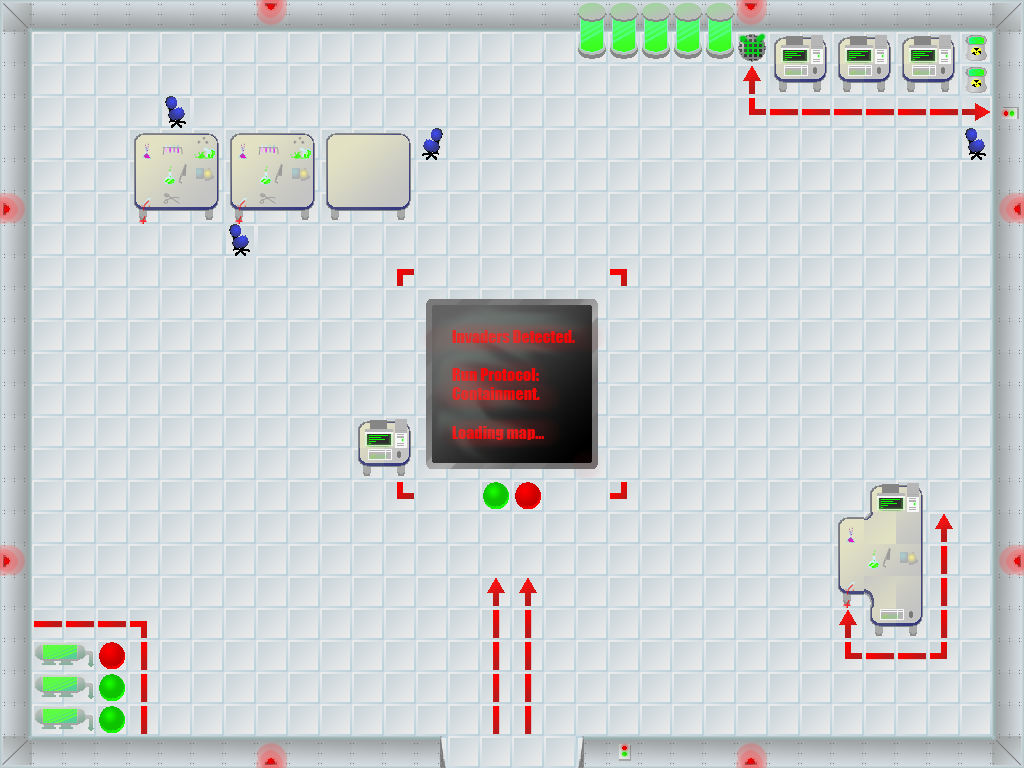

A level layout from a 2D game, rendered from its tile map. Below: a short description, then the map file with tile-grid data replaced by summaries:
An orthogonal 32x24 tile map with 32x32 px tiles, 1 tile layer (Tile Layer 1).

<map version="1.0" orientation="orthogonal" width="32" height="24" tilewidth="32" tileheight="32">
 <tileset firstgid="1" name="tilesheet" tilewidth="32" tileheight="32">
  <image source="../Art/Tiles/tilesheet.png" />
  <tile id="0">
   <properties>
    <property name="impassable" value="1" />
    <property name="impassable" value="1" />
   </properties>
  </tile>
  <tile id="1">
   <properties>
    <property name="impassable" value="1" />
    <property name="impassable" value="1" />
   </properties>
  </tile>
  <tile id="2">
   <properties>
    <property name="impassable" value="1" />
    <property name="impassable" value="1" />
   </properties>
  </tile>
  <tile id="3">
   <properties>
    <property name="impassable" value="1" />
    <property name="impassable" value="1" />
   </properties>
  </tile>
  <tile id="4">
   <properties>
    <property name="impassable" value="1" />
    <property name="impassable" value="1" />
   </properties>
  </tile>
  <tile id="5">
   <properties>
    <property name="impassable" value="1" />
    <property name="impassable" value="1" />
   </properties>
  </tile>
  <tile id="6">
   <properties>
    <property name="impassable" value="1" />
    <property name="impassable" value="1" />
   </properties>
  </tile>
  <tile id="7">
   <properties>
    <property name="impassable" value="1" />
    <property name="impassable" value="1" />
   </properties>
  </tile>
  <tile id="8">
   <properties>
    <property name="impassable" value="1" />
   </properties>
  </tile>
  <tile id="9">
   <properties>
    <property name="impassable" value="1" />
    <property name="impassable" value="1" />
   </properties>
  </tile>
  <tile id="10">
   <properties>
    <property name="impassable" value="1" />
    <property name="impassable" value="1" />
   </properties>
  </tile>
  <tile id="11">
   <properties>
    <property name="impassable" value="1" />
    <property name="impassable" value="1" />
   </properties>
  </tile>
  <tile id="12">
   <properties>
    <property name="impassable" value="1" />
    <property name="impassable" value="1" />
   </properties>
  </tile>
  <tile id="13">
   <properties>
    <property name="impassable" value="1" />
    <property name="impassable" value="1" />
   </properties>
  </tile>
  <tile id="14">
   <properties>
    <property name="impassable" value="1" />
    <property name="impassable" value="1" />
   </properties>
  </tile>
  <tile id="15">
   <properties>
    <property name="impassable" value="1" />
    <property name="impassable" value="1" />
   </properties>
  </tile>
  <tile id="16">
   <properties>
    <property name="impassable" value="1" />
    <property name="impassable" value="1" />
   </properties>
  </tile>
  <tile id="17">
   <properties>
    <property name="impassable" value="1" />
    <property name="impassable" value="1" />
   </properties>
  </tile>
  <tile id="18">
   <properties>
    <property name="impassable" value="1" />
    <property name="impassable" value="1" />
   </properties>
  </tile>
  <tile id="19">
   <properties>
    <property name="impassable" value="1" />
    <property name="impassable" value="1" />
   </properties>
  </tile>
  <tile id="20">
   <properties>
    <property name="impassable" value="1" />
    <property name="impassable" value="1" />
   </properties>
  </tile>
  <tile id="21">
   <properties>
    <property name="impassable" value="1" />
    <property name="impassable" value="1" />
   </properties>
  </tile>
  <tile id="22">
   <properties>
    <property name="impassable" value="1" />
    <property name="impassable" value="1" />
   </properties>
  </tile>
  <tile id="23">
   <properties>
    <property name="impassable" value="1" />
    <property name="impassable" value="1" />
   </properties>
  </tile>
  <tile id="24">
   <properties>
    <property name="impassable" value="1" />
    <property name="impassable" value="1" />
   </properties>
  </tile>
  <tile id="25">
   <properties>
    <property name="impassable" value="1" />
    <property name="impassable" value="1" />
   </properties>
  </tile>
  <tile id="26">
   <properties>
    <property name="impassable" value="1" />
    <property name="impassable" value="1" />
   </properties>
  </tile>
  <tile id="27">
   <properties>
    <property name="impassable" value="1" />
    <property name="impassable" value="1" />
   </properties>
  </tile>
  <tile id="30">
   <properties>
    <property name="impassable" value="1" />
    <property name="impassable" value="1" />
   </properties>
  </tile>
  <tile id="31">
   <properties>
    <property name="impassable" value="1" />
    <property name="impassable" value="1" />
   </properties>
  </tile>
  <tile id="32">
   <properties>
    <property name="impassable" value="1" />
    <property name="impassable" value="1" />
   </properties>
  </tile>
  <tile id="33">
   <properties>
    <property name="impassable" value="1" />
    <property name="impassable" value="1" />
   </properties>
  </tile>
  <tile id="34">
   <properties>
    <property name="impassable" value="1" />
    <property name="impassable" value="1" />
   </properties>
  </tile>
  <tile id="35">
   <properties>
    <property name="impassable" value="1" />
    <property name="impassable" value="1" />
   </properties>
  </tile>
  <tile id="36">
   <properties>
    <property name="impassable" value="1" />
    <property name="impassable" value="1" />
   </properties>
  </tile>
  <tile id="37">
   <properties>
    <property name="impassable" value="1" />
    <property name="impassable" value="1" />
   </properties>
  </tile>
  <tile id="38">
   <properties>
    <property name="impassable" value="1" />
    <property name="impassable" value="1" />
   </properties>
  </tile>
  <tile id="41">
   <properties>
    <property name="damaging" value="1" />
    <property name="damaging" value="1" />
   </properties>
  </tile>
  <tile id="42">
   <properties>
    <property name="damaging" value="1" />
    <property name="damaging" value="1" />
   </properties>
  </tile>
  <tile id="43">
   <properties>
    <property name="damaging" value="1" />
    <property name="damaging" value="1" />
   </properties>
  </tile>
  <tile id="49">
   <properties>
    <property name="impassable" value="1" />
    <property name="impassable" value="1" />
   </properties>
  </tile>
  <tile id="52">
   <properties>
    <property name="damaging" value="1" />
    <property name="damaging" value="1" />
   </properties>
  </tile>
  <tile id="53">
   <properties>
    <property name="damaging" value="1" />
    <property name="damaging" value="1" />
   </properties>
  </tile>
  <tile id="54">
   <properties>
    <property name="damaging" value="1" />
    <property name="damaging" value="1" />
   </properties>
  </tile>
  <tile id="63">
   <properties>
    <property name="damaging" value="1" />
    <property name="damaging" value="1" />
   </properties>
  </tile>
  <tile id="64">
   <properties>
    <property name="damaging" value="1" />
    <property name="damaging" value="1" />
   </properties>
  </tile>
  <tile id="65">
   <properties>
    <property name="damaging" value="1" />
    <property name="damaging" value="1" />
   </properties>
  </tile>
  <tile id="67">
   <properties>
    <property name="impassable" value="1" />
    <property name="impassable" value="1" />
   </properties>
  </tile>
  <tile id="74">
   <properties>
    <property name="damaging" value="" />
    <property name="damaging" value="" />
   </properties>
  </tile>
  <tile id="75">
   <properties>
    <property name="damaging" value="" />
    <property name="damaging" value="" />
   </properties>
  </tile>
  <tile id="76">
   <properties>
    <property name="damaging" value="" />
    <property name="damaging" value="" />
   </properties>
  </tile>
  <tile id="77">
   <properties>
    <property name="damaging" value="1" />
    <property name="damaging" value="1" />
   </properties>
  </tile>
  <tile id="78">
   <properties>
    <property name="damaging" value="1" />
    <property name="damaging" value="1" />
   </properties>
  </tile>
  <tile id="79">
   <properties>
    <property name="damaging" value="1" />
    <property name="damaging" value="1" />
   </properties>
  </tile>
  <tile id="80">
   <properties>
    <property name="damaging" value="1" />
    <property name="damaging" value="1" />
   </properties>
  </tile>
  <tile id="81">
   <properties>
    <property name="impassable" value="1" />
    <property name="impassable" value="1" />
   </properties>
  </tile>
  <tile id="83">
   <properties>
    <property name="impassable" value="1" />
    <property name="impassable" value="1" />
   </properties>
  </tile>
  <tile id="84">
   <properties>
    <property name="impassable" value="1" />
    <property name="impassable" value="1" />
   </properties>
  </tile>
  <tile id="85">
   <properties>
    <property name="damaging" value="1" />
    <property name="damaging" value="1" />
   </properties>
  </tile>
  <tile id="86">
   <properties>
    <property name="damaging" value="1" />
    <property name="damaging" value="1" />
   </properties>
  </tile>
  <tile id="87">
   <properties>
    <property name="damaging" value="1" />
    <property name="damaging" value="1" />
   </properties>
  </tile>
  <tile id="88">
   <properties>
    <property name="damaging" value="1" />
    <property name="damaging" value="1" />
   </properties>
  </tile>
  <tile id="89">
   <properties>
    <property name="damaging" value="1" />
    <property name="damaging" value="1" />
   </properties>
  </tile>
  <tile id="90">
   <properties>
    <property name="damaging" value="1" />
    <property name="damaging" value="1" />
   </properties>
  </tile>
  <tile id="91">
   <properties>
    <property name="damaging" value="1" />
    <property name="damaging" value="1" />
   </properties>
  </tile>
  <tile id="92">
   <properties>
    <property name="impassable" value="1" />
    <property name="impassable" value="1" />
   </properties>
  </tile>
  <tile id="93">
   <properties>
    <property name="impassable" value="1" />
    <property name="impassable" value="1" />
   </properties>
  </tile>
  <tile id="94">
   <properties>
    <property name="impassable" value="1" />
    <property name="impassable" value="1" />
   </properties>
  </tile>
  <tile id="95">
   <properties>
    <property name="impassable" value="1" />
    <property name="impassable" value="1" />
   </properties>
  </tile>
  <tile id="96">
   <properties>
    <property name="damaging" value="1" />
    <property name="damaging" value="1" />
   </properties>
  </tile>
  <tile id="97">
   <properties>
    <property name="damaging" value="1" />
    <property name="damaging" value="1" />
   </properties>
  </tile>
  <tile id="98">
   <properties>
    <property name="damaging" value="1" />
    <property name="damaging" value="1" />
   </properties>
  </tile>
  <tile id="99">
   <properties>
    <property name="impassable" value="1" />
    <property name="impassable" value="1" />
   </properties>
  </tile>
  <tile id="100">
   <properties>
    <property name="impassable" value="1" />
    <property name="impassable" value="1" />
   </properties>
  </tile>
  <tile id="104">
   <properties>
    <property name="impassable" value="1" />
    <property name="impassable" value="1" />
   </properties>
  </tile>
  <tile id="105">
   <properties>
    <property name="impassable" value="1" />
    <property name="impassable" value="1" />
   </properties>
  </tile>
  <tile id="106">
   <properties>
    <property name="impassable" value="1" />
    <property name="impassable" value="1" />
   </properties>
  </tile>
  <tile id="110">
   <properties>
    <property name="impassable" value="1" />
    <property name="impassable" value="1" />
   </properties>
  </tile>
  <tile id="111">
   <properties>
    <property name="impassable" value="1" />
    <property name="impassable" value="1" />
   </properties>
  </tile>
  <tile id="113">
   <properties>
    <property name="impassable" value="1" />
    <property name="impassable" value="1" />
   </properties>
  </tile>
  <tile id="114">
   <properties>
    <property name="impassable" value="1" />
    <property name="impassable" value="1" />
   </properties>
  </tile>
  <tile id="115">
   <properties>
    <property name="impassable" value="1" />
    <property name="impassable" value="1" />
   </properties>
  </tile>
  <tile id="116">
   <properties>
    <property name="impassable" value="1" />
    <property name="impassable" value="1" />
   </properties>
  </tile>
  <tile id="117">
   <properties>
    <property name="impassable" value="1" />
    <property name="impassable" value="1" />
   </properties>
  </tile>
  <tile id="121">
   <properties>
    <property name="impassable" value="1" />
    <property name="impassable" value="1" />
   </properties>
  </tile>
  <tile id="124">
   <properties>
    <property name="impassable" value="1" />
    <property name="impassable" value="1" />
   </properties>
  </tile>
  <tile id="125">
   <properties>
    <property name="impassable" value="1" />
    <property name="impassable" value="1" />
   </properties>
  </tile>
  <tile id="126">
   <properties>
    <property name="impassable" value="1" />
    <property name="impassable" value="1" />
   </properties>
  </tile>
  <tile id="127">
   <properties>
    <property name="impassable" value="1" />
    <property name="impassable" value="1" />
   </properties>
  </tile>
  <tile id="128">
   <properties>
    <property name="impassable" value="1" />
    <property name="impassable" value="1" />
   </properties>
  </tile>
 </tileset>
 <layer name="Tile Layer 1" width="32" height="24">
  <data>[768 cells, 768 non-empty, 95 distinct tile ids]</data>
 </layer>
</map>
